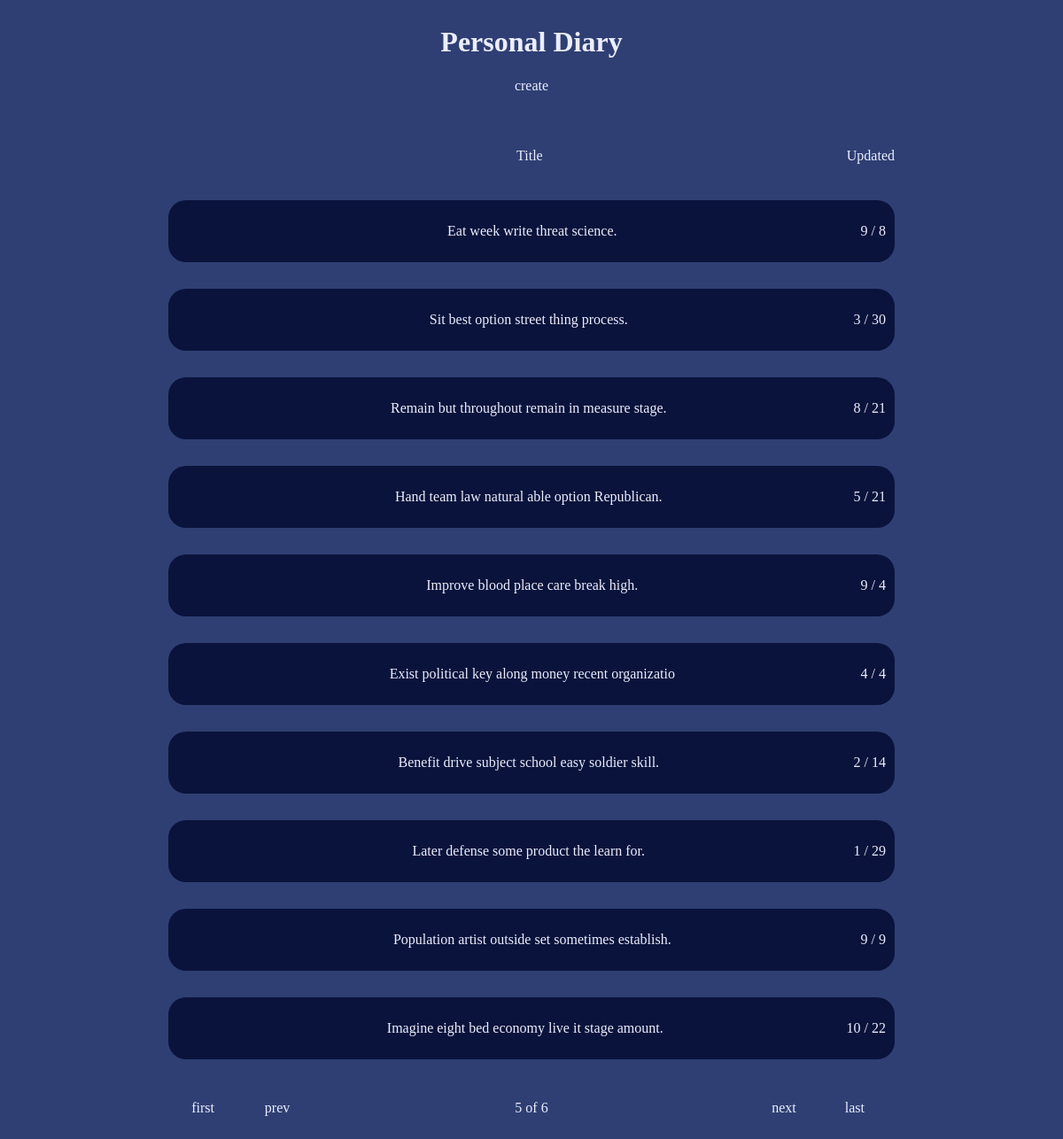
Page /posts/?page=5 on the committed database.
### posts/models.py (models this page shows, shortened)
class Post(models.Model):
    title = models.CharField(max_length=50)
    content = models.TextField(validators=[MinLengthValidator(10, 'need at least 10 letters.'),
                                        validateSymbols])
    createdAt = models.DateTimeField(verbose_name="Date Created", auto_now_add=True)
    modifiedAt = models.DateTimeField(verbose_name="Date Modified", auto_now=True)

### posts/views.py (the view)
# urls.py: path('posts/', views.PostListView.as_view(), name='post-list'),
class PostListView(ListView):
    model = Post
    ordering = ['-modifiedAt']
    paginate_by = 10
    def get_context_data(self, **kwargs):
        context = super().get_context_data(**kwargs)
        context['today'] = date.today()
        return context

### posts/templates/posts/post_list.html (shortened to what this page needs)
{% extends './base.html' %}
{% load static %}
{% block css%}
<link rel="stylesheet" href={% static 'posts/css/style.css' %}>
{% endblock css%}
{% block header %}
<h1 id="title">Personal Diary</h1>
<a href={% url 'post-create' %}>create</a>
{% endblock header %}
{% block container%}
{% if page_obj.object_list %}
<div class="header">
  <div class="title">
    Title
  </div>
  <div class="updated">
    Updated
  </div>
</div>
{% for post in page_obj.object_list %}
  <a href={% url 'post-detail' post.id %}>
    <div class="contentContainer">
      <div class="title">
        {{post.title}}
      </div>
      <div class="updated">
        {% if post.modifiedAt.day == today.day %}
        {{post.modifiedAt|time:"H:i"}}
        {% else %}
        {{post.modifiedAt.month}} / {{post.modifiedAt.day}}
        {% endif %}
      </div>
    </div>
{% endfor%}
      <div class="paginator">
        {% if page_obj.has_previous %}
          <a href="?page=1" class="first">first</a>
          <a href="?page={{ page_obj.previous_page_number }}" class="prev">prev</a>
        {% else %}
          <div class="first"></div>
          <div class="prev"></div>
        {% endif %}
        <span>
          <p>{{page_obj.number}} of {{page_obj.paginator.num_pages}}</p>
        </span>
        {% if page_obj.has_next %}
          <a href="?page={{page_obj.next_page_number}}" class="next">next</a>
          <a href="?page={{page_obj.paginator.num_pages}}" class="last">last</a>
        {% else %}
          <div class="next"></div>
          <div class="last"></div>
        {% endif %}
      </div>
{% else %}
<div class="blank">
  <p>No Content</p>
</div>
{% endif %} {% endblock container%}

### posts/static/posts/css/style.css (style rules this page uses)
* { color: rgb(235, 238, 255); }
body { background-color: rgb(47 63 115); display: flex; flex-direction: column; align-items: center; }
h1 { text-align: center; }
a { text-decoration: none; }
.header, .contentContainer { background-color: rgb(10 19 59); border-radius: 20px; width: 800px; height: 50px; margin-bottom: 30px; padding: 10px; display: flex; justify-content: space-between; align-items: center; }
.header { background-color: rgb(47 63 115); height: 20px; position: relative; left: 10px; }
.title { margin-left: 30px; text-align: center; flex: 1; }
.paginator { display: flex; justify-content: space-around; align-items: center; }
.paginator > *:not(span) { width: 30px; }
.paginator .next { margin-left: 200px; }
.paginator .prev { margin-right: 200px; }

### rows in the picture
Post: title "Eat week write threat science.", modifiedAt.month "9", modifiedAt.day "8"
Post: title "Sit best option street thing process.", modifiedAt.month "3", modifiedAt.day "30"
Post: title "Remain but throughout remain in measure stage.", modifiedAt.month "8", modifiedAt.day "21"
Post: title "Hand team law natural able option Republican.", modifiedAt.month "5", modifiedAt.day "21"
Post: title "Improve blood place care break high.", modifiedAt.month "9", modifiedAt.day "4"
Post: title "Exist political key along money recent organizatio", modifiedAt.month "4", modifiedAt.day "4"
Post: title "Benefit drive subject school easy soldier skill.", modifiedAt.month "2", modifiedAt.day "14"
Post: title "Later defense some product the learn for.", modifiedAt.month "1", modifiedAt.day "29"
Post: title "Population artist outside set sometimes establish.", modifiedAt.month "9", modifiedAt.day "9"
Post: title "Imagine eight bed economy live it stage amount.", modifiedAt.month "10", modifiedAt.day "22"

### other values in the picture
{{ page_obj.number }} "5"
{{ page_obj.paginator.num_pages }} "6"
